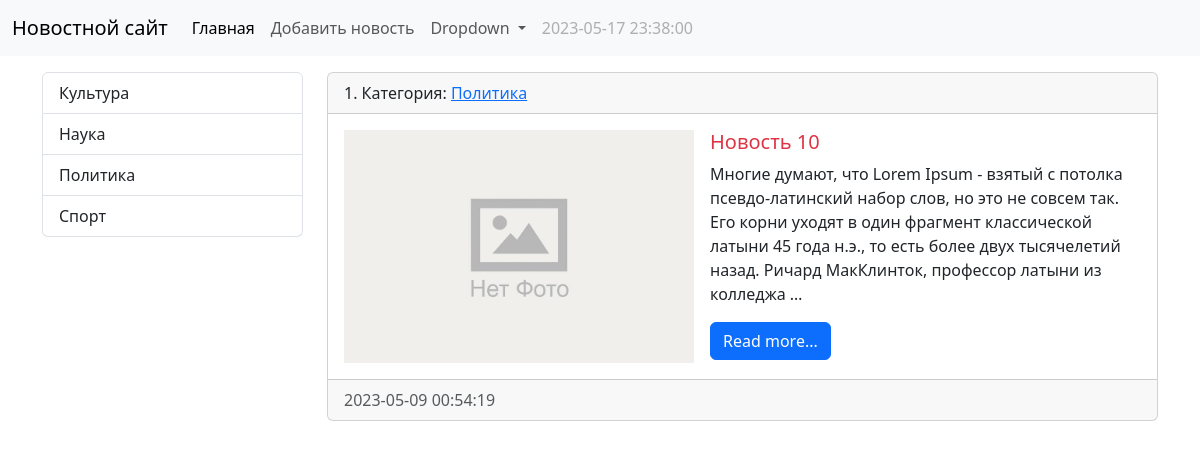
Page /category/3/ on the earlier database version.
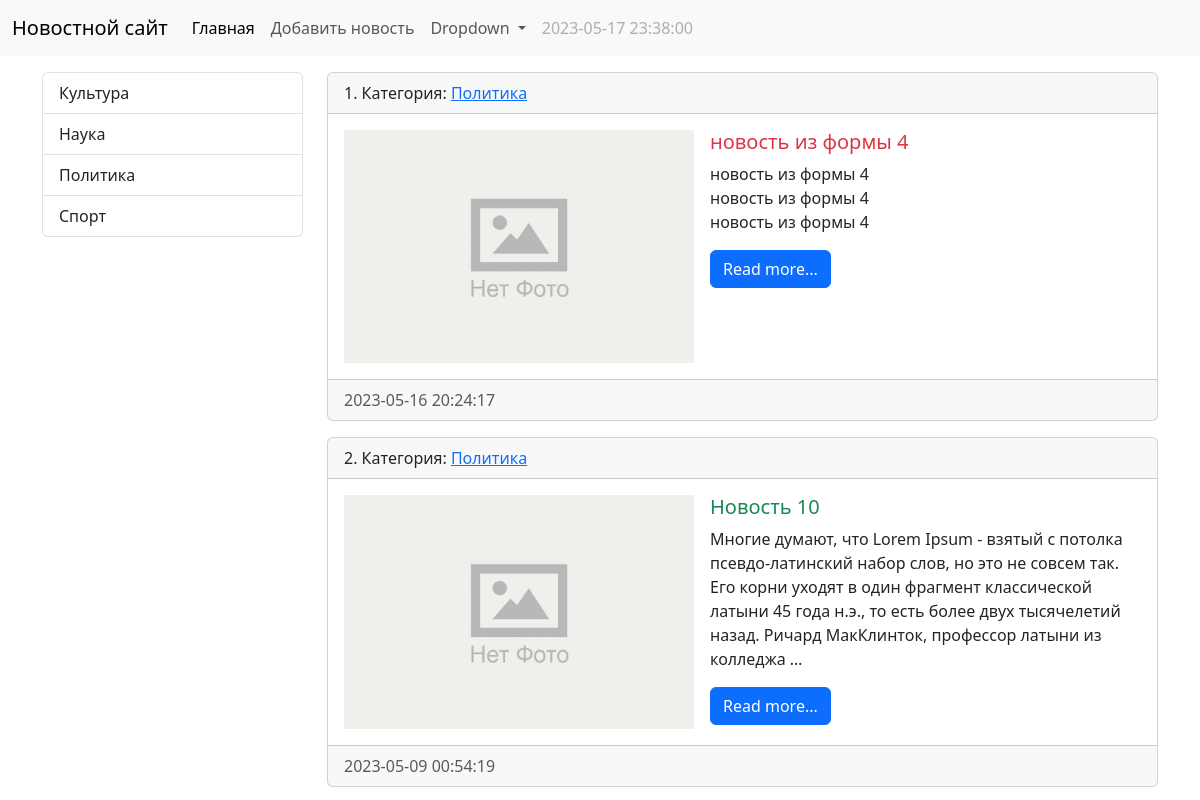
Same page on the later database version.
### news/models.py (models this page shows, shortened)
class Category(models.Model):
    title = models.CharField(
        max_length=150,
        db_index=True,
        verbose_name='Наименование категории')
    def get_absolute_url(self):
        return reverse('category', kwargs={'category_id': self.pk})
    def __str__(self):
        return self.title
    class Meta:
        verbose_name = 'Категория'
        verbose_name_plural = 'Категории'
        ordering = ['title']

class News(models.Model):
    title = models.CharField(
        max_length=150,
        verbose_name='Наименование')
    content = models.TextField(
        blank=True,
        verbose_name='Контент')
    created_at = models.DateTimeField(
        auto_now_add=True,
        verbose_name='Дата создания')
    updated_at = models.DateTimeField(
        auto_now=True,
        verbose_name='Дата последнего обновления')
    photo = models.ImageField(
        upload_to='photos/%Y/%m/%d/',
        verbose_name='Картинка',
        blank=True)
    id_published = models.BooleanField(
        default=True,
        verbose_name='Опубликовано')
    category = models.ForeignKey(
        'Category',
        verbose_name='Категория',
        on_delete=models.PROTECT,)
    def get_absolute_url(self):
        return reverse('view_news', kwargs={'news_id': self.pk})
    class Meta:
        verbose_name = 'Новость'
        verbose_name_plural = 'Новости'
        ordering = ['-created_at']

### news/views.py (the view)
# urls.py: path('category/<int:category_id>/', get_category, name='category'),
def get_category(request, category_id):
    news = News.objects.filter(category_id=category_id)
    category = Category.objects.get(pk=category_id)
    context = {
        'title': 'Список новостей',
        'news': news,
        'category': category,
    }
    return render(request, template_name='news/category.html', context=context)

### news/templatetags/news_tags.py (called while the page is built)
@register.simple_tag(name='get_list_categories')
def get_categories():
    return Category.objects.all()

### news/templates/news/category.html (shortened to what this page needs)
{% extends 'base.html' %}
{% block sidebar %}
{% include 'inc/_sidebar.html' %}
{% endblock %}
{% block content %}
{% for item in news %}
<div class="card mb-3">
    <div class="card-header">
        {{ forloop.counter }}. Категория:
        <a href="{{ item.category.get_absolute_url }}">
            {{ item.category|capfirst }}
        </a>
    </div>
    <div class="card-body">
        <div class="d-flex">
            <div class="me-3">
                {% if item.photo %}
                <img src="{{ item.photo.url }}" alt="{{ item.photo.name }}" width="350" class="mr-3">
                {% else %}
                <img src="/media/photos/no-photo.jpg" alt="Фотки нет" width="350" class="mr-3">
                {% endif %}
            </div>
            <div class="">
                <h5 class="card-title {% cycle 'text-danger' 'text-success' %}">{{ item.title }}
                </h5>
                {% autoescape off %}
                <div class="card-text">
                    {{ item.content|safe|linebreaks|truncatewords:40 }}
                </div>
                {% endautoescape %}
                <a href="{{ item.get_absolute_url }}" class="btn btn-primary">Read more...</a>
            </div>
        </div>
    </div>
    <div class="card-footer text-body-secondary">
        {{ item.created_at|date:"Y-m-d H:i:s" }}
    </div>
</div>
{% empty %}
<h2>Новостей нет</h2>
{% endfor %}
{% endblock %}

### templates/base.html (shortened to what this page needs)
<!doctype html>
{% load static %}
<html lang="en">
<head>
    <link href="{% static 'bootstrap/css/bootstrap.min.css' %}" rel="stylesheet">
    <link href="{% static 'css/style.css' %}" rel="stylesheet">
</head>
{% include 'inc/_nav.html' %}
<body>
    <div class="container mt-3">
        <div class="row">
            <div class="col-md-3">
                {% block sidebar %}SIDEBAR{% endblock %}
            </div>
            <div class="col-md-9">
                {% block content %}CONTENT{% endblock %}
            </div>
        </div>
    </div>
</body>
</html>

### templates/inc/_nav.html (shortened to what this page needs)
<nav class="navbar navbar-expand-lg bg-body-tertiary">
    <div class="container-fluid">
        <a class="navbar-brand" href="{% url 'home' %}">Новостной сайт</a>
        <div class="collapse navbar-collapse" id="navbarSupportedContent">
            <ul class="navbar-nav me-auto mb-2 mb-lg-0">
                <li class="nav-item">
                    <a class="nav-link active" aria-current="page" href="{% url 'home' %}">Главная</a>
                </li>
                <li class="nav-item">
                    <a class="nav-link" href="{% url 'add_news' %}">Добавить новость</a>
                </li>
                <li class="nav-item dropdown">
                    <a class="nav-link dropdown-toggle" href="#" role="button" data-bs-toggle="dropdown"
                        aria-expanded="false">
                        Dropdown
                    </a>
                </li>
                <li class="nav-item">
                    <a class="nav-link disabled">{% now "Y-m-d H:i:s" %}</a>
                </li>
            </ul>
        </div>
    </div>
</nav>

### templates/inc/_sidebar.html (shortened to what this page needs)
{% load news_tags %}
<div class="list-group">
    {% get_list_categories as categories %}
    {% for item in categories %}
    <a href="{{ item.get_absolute_url }}" class="list-group-item list-group-item-action">
        {{ item.title }}
    </a>
    {% endfor %}
</div>
<br>

Differences in the rows shown:
added News: category "Политика", title "новость из формы 4", content "новость из формы 4 новость из формы 4 новость из формы 4", created_at "2023-05-16 20:24:17"
